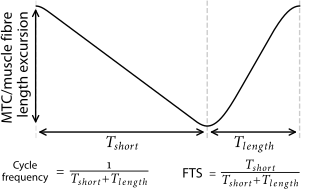

The script that saved this image:
#| label: fig-i-ssc-parameterisation
#| fig-cap: Representation of the parameterisation of stretch-shortening cycles. $T_{short}$ and $T_{leng}$ denote the 
#|   shortening and lengthening durations, respectively, of either the muscle-tendon-complex (MTC) or the muscle fibres. 
#|   FTS denotes the fraction of the cycle time spent shortening. In the example shown, the MTC/muscle fibres shorten 65% 
#|   of the cycle duration (i.e., FTS = 0.65).

#%% Load packages & set directories
import sys
import numpy as np
import matplotlib.pyplot as plt
from pathlib import Path

# Set directories
cwd = Path.cwd()
baseDir = cwd.parent
dataDir = baseDir / 'data'
funcDir = baseDir / 'analysis' / 'functions'
sys.path.append(str(funcDir))

import cust_fig, trajectories

plt.close('all')

#%% Generate lmtc(t)
cf = 1
fts = 0.65
amp = 1 # [m]
lmtcAvg = 0
acc = 100

time = np.linspace(0,1/cf,1000)
lmtc = trajectories.scv(time,cf,fts,amp,lmtcAvg,acc)[0]

#%% Make figure
cust_fig.style(plt, fontname='Minion Pro',fontsize=11,grid='on')

fig = plt.figure(figsize=(7.96/2.54+0.002, (4.80)/2.54), constrained_layout=True)
fig.set_constrained_layout_pads(w_pad=0, h_pad=0, hspace=0, wspace=0)
gs = fig.add_gridspec(1,1)
axs = np.array([[fig.add_subplot(gs[i, j]) for j in range(gs.ncols)] for i in range(gs.nrows)])

#%% Plot
ax = axs[0,0]
ax.plot(time,lmtc,'k')
ax.set_xlim(0,1/cf+0.05)
ax.set_ylim(-1.2,1.1)

# Plot amp arrow
ax.annotate("", xy=(0, -1), xytext=(0, 1),
            arrowprops=dict(arrowstyle="<->"))
text = ax.text(-0.075,0, "MTC/muscle fibre \n length excursion", color='k',ha='center', va='center', rotation = 90)

#
ax.annotate("", xy=(fts/cf, -1.1), xytext=(0, -1.1),
            arrowprops=dict(arrowstyle="<->"))
ax.text(fts/cf/2,-1.35, '\large $T_{short}$', color='k',ha='center', usetex=True)

ax.annotate("", xy=(1, -1.1), xytext=(fts/cf, -1.1),
            arrowprops=dict(arrowstyle="<->"))
ax.text(fts/cf+(1-fts)/cf/2,-1.35, "\large $T_{length}$", color='k',ha='center', usetex=True)

# CF & FTS
ax.text(
    -0.128, -1.8,
    #r"$\substack{\text{\normalsize Cycle} \\ \text{\normalsize frequency}} = \frac{1}{T_{short} + T_{length}}$",
    r"\large $\substack{\text{Cycle} \\ \text{frequency}} \ = \ $" +r"\Large $\frac{1}{T_{short} + T_{length}}$",
    color='k',
    ha='left',
    va='center',
    usetex=True
)
ax.text(
    1/cf,-1.8,
    #r"$\text{\normalsize FTS} = \frac{T_{short}}{T_{short} + T_{length}}$",
    r"\normalsize $\text{FTS} \ = \ $" + r"\Large $\frac{T_{short}}{T_{short} + T_{length}}$",
    color='k',
    ha='right',
    va='center',
    usetex=True
)

ax.set_xticks([0,fts/cf,1/cf])
ax.set_xticklabels(['','','']) 
ax.set_yticks([])
# ax.set_yticks([-1,0,1])
# ax.set_yticklabels(['','$L_{MTC}^{avg}$',''])
# ax.set_yticklabels(['$L_{MTC}^{avg} - AMP$','$L_{MTC}^{avg}$','$L_{MTC}^{avg} + AMP$']) 
ax.spines['bottom'].set_visible(False)
ax.spines['left'].set_visible(False)

# %% Show and save
plt.show()
# fig.savefig("i_ssc_parameterisation.png", bbox_inches="tight", pad_inches=0, dpi=600)
fig.savefig("i_ssc_parameterisation.pdf", bbox_inches="tight", pad_inches=0)
# fig.savefig("i_ssc_parameterisation.svg", bbox_inches="tight", pad_inches=0)

# %% Checks
if len(sys.argv) > 1:
    check_size = sys.argv[1]
else:
    check_size = True  

if check_size == True or check_size == 'True':
    cust_fig.report_axes_size(fig,axs)
    # cust_fig.report_fig_size("i_ssc_parameterisation.png") 
    cust_fig.report_fig_size("i_ssc_parameterisation.pdf") 
    # cust_fig.report_fig_size("i_ssc_parameterisation.svg") 
